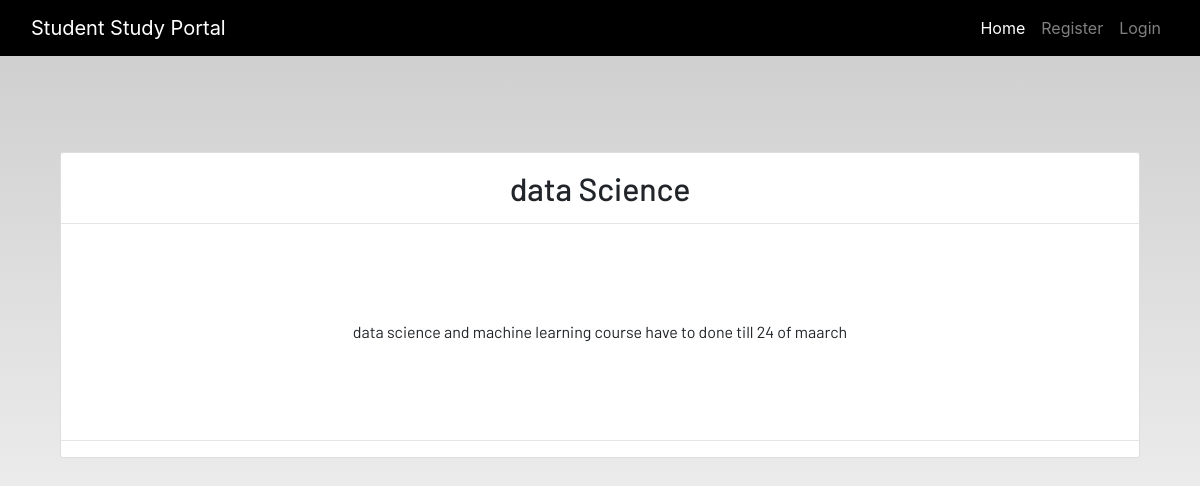
The page /notes_detail/1/ on the database its author committed.
### dashboard/models.py (models this page shows, shortened)
class Notes(models.Model):  #This defines a new database table called Notes.
    user = models.ForeignKey(User, on_delete=models.CASCADE)
    title = models.CharField(max_length=200)
    description = models.TextField()
    class Meta:    #this is made for which django gives extra s in a admin panel so if this is not attached then it was like 'notess' but if wwe use this then thisis like 'notes'.
        verbose_name = "notes"
        verbose_name_plural = "notes"

### dashboard/views.py (the view)
# urls.py: path('notes_detail/<int:pk>/', views.NotesDetailView.as_view(), name='notes_detail'),
class NotesDetailView(generic.DetailView):
    model = Notes
    template_name = 'dashboard/notes_detail.html'

### dashboard/templates/dashboard/notes_detail.html
{% extends 'dashboard/base.html' %}
{% load static %}
{% block content %}
<section class='text-center container'>
    <div class="container">
        <div class="content-section p-0 mt-5">
            <div class="m-3">
                <h2>{{notes.title}}</h2>
            </div>
            <hr class="p-0 m-0">
            <p class="description m-5 p-5">
                {{notes.description}}
            </p>
            <hr>
        </div>
    </div>
</section>
{% endblock content %}

### dashboard/static/css/main.css (style rules this page uses)
html { scroll-behavior: smooth; height: 100%; width: 100%; }
html, body { max-width: 100%; overflow-x: hidden; height: 100%; width: 100%; }
body { background: linear-gradient(rgba(0, 0, 0, 0.2), rgba(255, 255, 255, 0.5)); overflow-x: hidden; background-repeat: no-repeat; }
.content-section { background: #ffffff; padding: 10px 20px; border: 1px solid #dddddd; border-radius: 3px; margin-bottom: 20px; }

### rows shown on the page
Notes: title "data Science", description "data science and machine learning course have to done till 24 of maarch"
